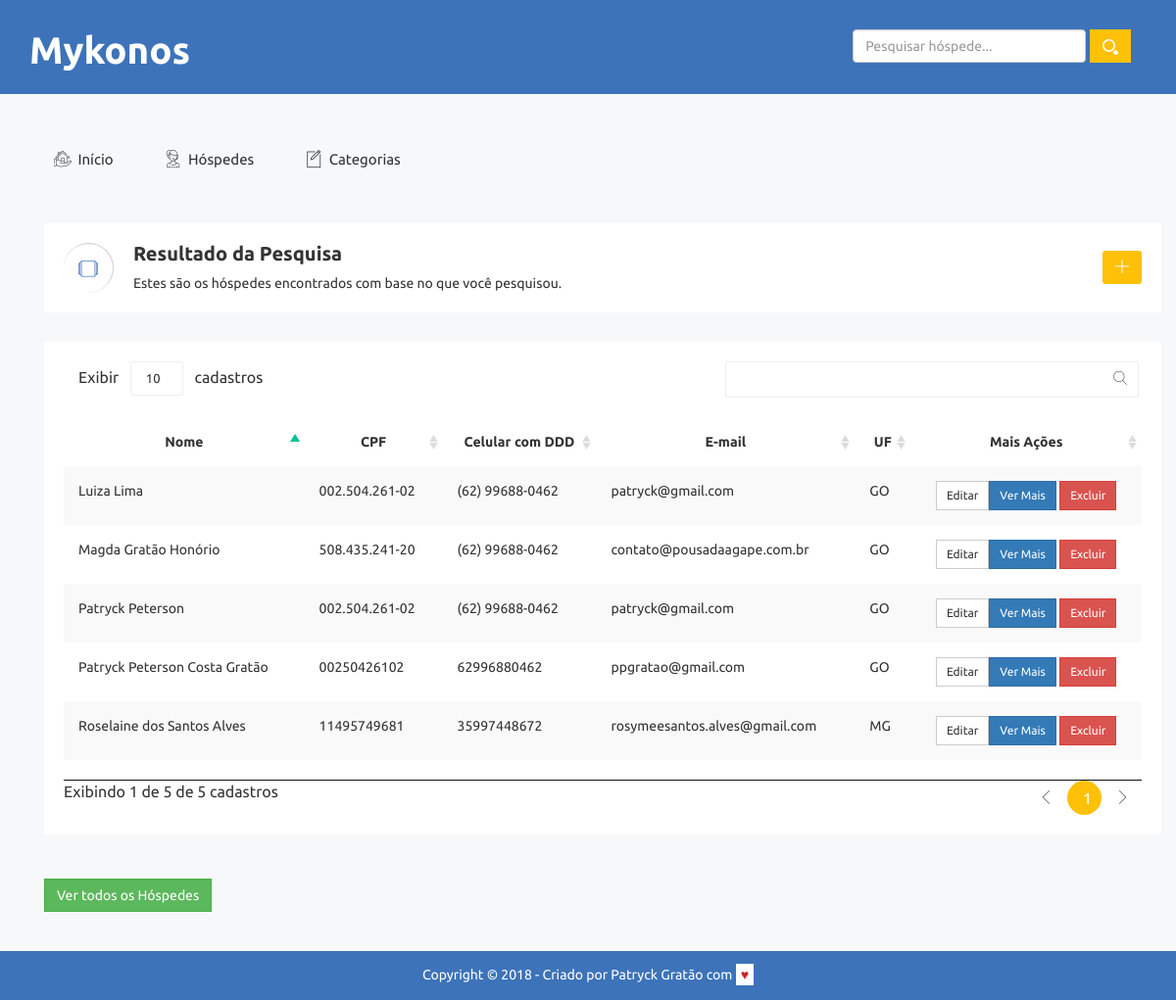
Page /pesquisar.php on the committed database.
### tables this page shows
CREATE TABLE `hospedes` (
  `id` int(11) NOT NULL,
  `nome` varchar(255) NOT NULL,
  `cpf` varchar(20) NOT NULL,
  `data_nascimento` varchar(255) DEFAULT NULL,
  `sexo` char(1) DEFAULT NULL,
  `telefone` varchar(50) DEFAULT NULL,
  `celular` varchar(50) DEFAULT NULL,
  `email` varchar(255) DEFAULT NULL,
  `estado_civil` varchar(60) DEFAULT NULL,
  `cep` varchar(30) DEFAULT NULL,
  `rua` varchar(255) DEFAULT NULL,
  `bairro` varchar(255) DEFAULT NULL,
  `cidade` varchar(255) DEFAULT NULL,
  `estado` char(3) DEFAULT NULL,
  `data_checkin` varchar(255) DEFAULT NULL,
  `data_checkout` varchar(255) DEFAULT NULL,
  `qtd_diarias` int(50) DEFAULT NULL,
  `qtd_pagantes` int(50) DEFAULT NULL,
  `preco_diaria` decimal(50,0) DEFAULT NULL,
  `valor_pago` decimal(50,0) DEFAULT NULL,
  `preco_total` decimal(50,0) DEFAULT NULL,
  `total_pagar` decimal(50,0) DEFAULT NULL,
  `info_extras` longtext
);

### banco/banco.php (called while the page is built, shortened)
<?php
	function pesquisaHospede ($conexao, $busca) {
		$encontrados = array();
		$query = "SELECT * FROM hospedes WHERE nome LIKE '%{$busca}%' OR cpf LIKE '%{$busca}%' ORDER BY nome";
		$resultado = mysqli_query($conexao, $query);
		while ($encontrado = mysqli_fetch_assoc($resultado)) {
			array_push($encontrados, $encontrado);
		}
		return $encontrados;
	}

### pesquisar.php (the view, shortened to what this page needs)
<?php
	include("partials/_header.php");
	include("banco/conecta.php");
	include("banco/banco.php");
	$busca = $_GET['pesquisaHospede'];
	$encontrados = pesquisaHospede($conexao, $busca);
?>
<div class="breadcomb-area">
		<div class="container">
			<div class="row">
				<div class="col-lg-12 col-md-12 col-sm-12 col-xs-12">
					<div class="breadcomb-list">
						<div class="row">
							<div class="col-lg-8 col-md-8 col-sm-8 col-xs-12">
								<div class="breadcomb-wp">
									<div class="breadcomb-icon">
										<i class="notika-icon notika-windows"></i>
									</div>
									<div class="breadcomb-ctn">
										<h2>Resultado da Pesquisa</h2>
										<p>Estes são os hóspedes encontrados com base no que você pesquisou. </p>
									</div>
								</div>
							</div>
							<div class="col-lg-4 col-md-4 col-sm-4 col-xs-3">
								<div class="breadcomb-report">
									<a href="cadastrar-hospede.php" data-toggle="tooltip" data-placement="left" title="Cadastrar novo Hóspede" class="btn"><i class="notika-icon notika-plus-symbol"></i></a>
								</div>
							</div>
						</div>
					</div>
				</div>
			</div>
		</div>
	</div>
<?php if (sizeof($encontrados) > 0) { ?>
	<div class="data-table-area">
        <div class="container">
            <div class="row">
                <div class="col-lg-12 col-md-12 col-sm-12 col-xs-12">
                    <div class="data-table-list">
						<div class="table-responsive">
							<table id="data-table-basic" class="table table-striped">
								<thead>
								    <tr>
									   	<th scope="col" class="text-center">Nome</th>
									    <th scope="col" class="text-center">CPF</th>
									    <th scope="col" class="text-center">Celular com DDD</th>
									    <th scope="col" class="text-center">E-mail</th>
									    <th scope="col" class="text-center">UF</th>
									    <th scope="col" class="text-center">Mais Ações</th>
								    </tr>
								  </thead>
								  <tbody>
								  	<?php
								  		foreach ($encontrados as $encontrado) : ?>
								  			<tr>
												<td><?= $encontrado['nome'] ?></td>
												<td><?= $encontrado['cpf'] ?></td>
												<td><?= $encontrado['celular'] ?></td>
												<td><?= $encontrado['email'] ?></td>
												<td><?= $encontrado['estado'] ?></td>
												<td class="mais-acoes text-center">
													<div class="btn-group notika-group-btn material-design-btn">
														<form class="mais-opcoes" action="ver-mais.php" method="post">
															<button class="btn btn-primary btn-sm notika-gp-primary">Ver Mais</button>
														</form>
						                                <a href="#" class="btn btn-default btn-sm">Editar</a>
						                                <form class="mais-opcoes" action="remover.php" method="post">
						                                	<button class="btn btn-sm btn-danger notika-gp-danger">Excluir</button>
						                                </form>
					                          		</div>
												 </td>
											</tr>
										<?php endforeach ?>
									</tbody>
							</table>
						</div>
					</div>
				</div>
			</div><br><br>
			<a class="btn btn-success notika-btn-primary btn" href="listar-hospedes.php">Ver todos os Hóspedes</a>
		</div>
	</div>
	<?php }
	include ("partials/_footer.php");
?>

### assets/css/themesaller-forms.css (style rules this page uses)
html, body { border: 0; margin: 0; padding: 0; font-size: 100%; vertical-align: baseline; font: inherit; }
body { margin: 0; padding: 0; background:url(../images/body_bg.jpg) no-repeat center top; }

### assets/css/main.css (style rules this page uses)
html { color: #222; font-size: 1em; line-height: 1.4; }

### assets/css/mykonos.css (style rules this page uses)
body { font-family: 'Ubuntu', sans-serif; }
.mais-opcoes { display: inline; }
.btn { border-radius: 0; }

### rows in the picture
hospedes: nome "Luiza Lima", cpf "002.504.261-02", celular "(62) 99688-0462", email "patryck@gmail.com", estado "GO"
hospedes: nome "Magda Gratão Honório", cpf "508.435.241-20", celular "(62) 99688-0462", email "contato@pousadaagape.com.br", estado "GO"
hospedes: nome "Patryck Peterson", cpf "002.504.261-02", celular "(62) 99688-0462", email "patryck@gmail.com", estado "GO"
hospedes: nome "Patryck Peterson Costa Gratão", cpf "00250426102", celular "62996880462", email "ppgratao@gmail.com", estado "GO"
hospedes: nome "Roselaine dos Santos Alves", cpf "11495749681", celular "35997448672", email "rosymeesantos.alves@gmail.com", estado "MG"
